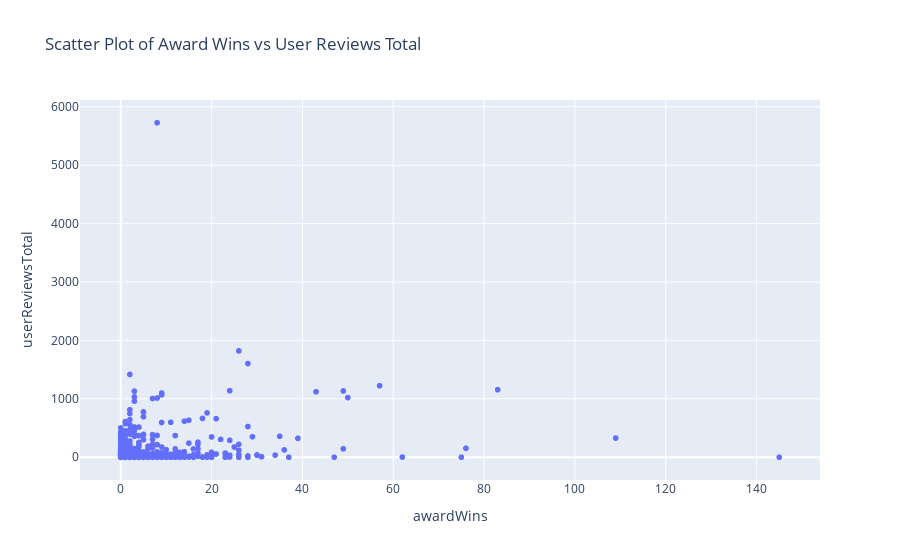

Notebook source saved alongside this figure:
### Code cell
# Crea uno scatter plot usando Plotly
fig = px.scatter(df, x='awardWins', y='userReviewsTotal', title='Scatter Plot of Award Wins vs User Reviews Total')

# Mostra il grafico
fig.show()

### Figure 1 — Plotly figure (JSON) as saved in the notebook; plotly's stock layout.template omitted (floating-point values rounded to 4 significant figures; data arrays with more than 128 entries replaced by an {"elided": "..."} marker saying what was removed)
{"data": [{"hovertemplate": "awardWins=%{x}<br>userReviewsTotal=%{y}<extra></extra>", "legendgroup": "", "marker": {"color": "#636efa", "symbol": "circle"}, "mode": "markers", "name": "", "showlegend": false, "type": "scattergl", "x": {"elided": "16431 int values"}, "xaxis": "x", "y": {"elided": "16431 int values"}, "yaxis": "y"}], "layout": {"legend": {"tracegroupgap": 0}, "title": {"text": "Scatter Plot of Award Wins vs User Reviews Total"}, "xaxis": {"anchor": "y", "domain": [0, 1], "title": {"text": "awardWins"}}, "yaxis": {"anchor": "x", "domain": [0, 1], "title": {"text": "userReviewsTotal"}}}}
